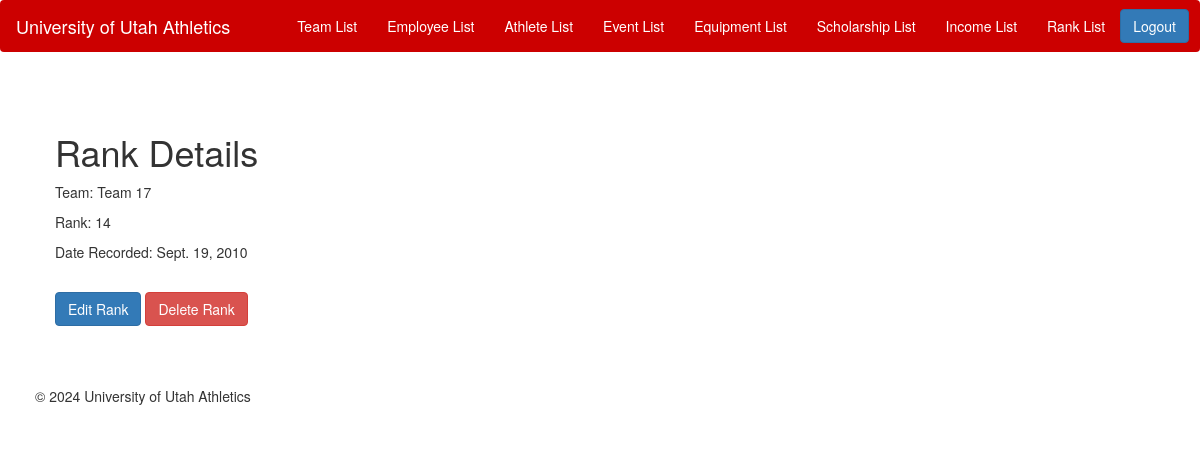
Page /athletics/rank/details/2/ on the committed database.
### athletics/models.py (models this page shows)
class Rank(models.Model):
    rank_id=models.AutoField(primary_key=True)
    team = models.ForeignKey(Team, on_delete=models.CASCADE)
    rank = models.IntegerField()
    date_recorded = models.DateField()

class Team(models.Model):
    team_id = models.AutoField(primary_key=True)
    team_name = models.CharField(max_length=100)
    type = models.CharField(max_length=50)
    email = models.CharField(max_length=50)
    established_date = models.DateField()
    employees = models.ManyToManyField('Employee', related_name='teams_associated', blank=True)
    def __str__(self):
        return self.team_name

### athletics/views.py (the view)
# urls.py: path('rank/details/<int:pk>/', views.RankDetails.as_view(), name='rank-details'),
class RankDetails(DetailView):
    model = Rank
    template_name = 'rank_details.html'

### athletics/templates/rank_details.html (shortened to what this page needs)
{% extends 'base.html' %}
{% block content %}
<div class="container">
    <div class="row">
        <div class="col-md-6 offset-md-3">
            <h1 class="mt-4">Rank Details</h1>
            <p>Team: {{ object.team }}</p>
            <p>Rank: {{ object.rank }}</p>
            <p>Date Recorded: {{ object.date_recorded }}</p>
            <br>
            <a href="/athletics/rank/edit/{{ object.pk }}/" class="btn btn-primary">Edit Rank</a>
            <a href="/athletics/rank/delete/{{ object.pk }}/" class="btn btn-danger">Delete Rank</a>
        </div>
    </div>
</div>
{% endblock %}

### athletics/static/css/styles.css (style rules this page uses)
body { background-color: #FFFFFF; }
.container { padding: 20px; }

### rows in the picture
Rank: team "Team 17", rank "14", date_recorded "Sept. 19, 2010"
